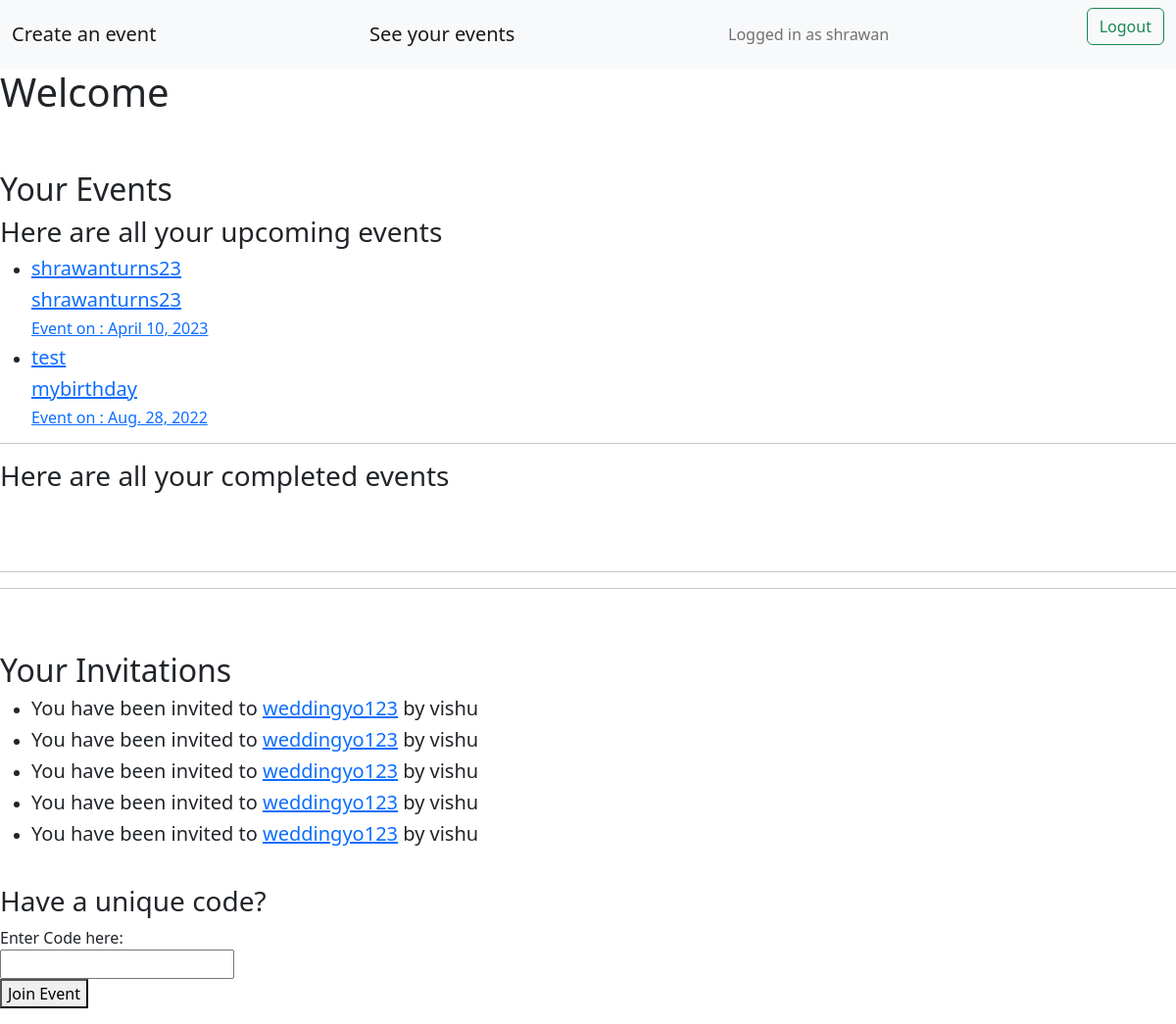
/allactions/ (signed in), run on the app's committed database.
### accounts/models.py (models this page shows, shortened)
class Account(AbstractBaseUser):
    email = models.EmailField(verbose_name="email",max_length=60,unique=True)
    username = models.CharField(max_length=30,unique=True)
    date_joined = models.DateTimeField(verbose_name="date joined",auto_now_add=True)
    last_login = models.DateTimeField(verbose_name="last login",auto_now=True)
    is_admin = models.BooleanField(default=False)
    is_active = models.BooleanField(default=True)
    is_staff = models.BooleanField(default=False)
    is_superuser = models.BooleanField(default=False)
    profile_image = models.ImageField(max_length=255,upload_to = get_profile_image_filepath, null = True, blank = True)
    hide_email = models.BooleanField(default=True)
    phone_number = PhoneNumberField(unique=True)
    USERNAME_FIELD = 'email'
    REQUIRED_FIELDS = ['username','phone_number']
    objects = MyAccountManager()
    def __str__(self):
        return self.username

### events/models.py (models this page shows, shortened)
class Event(models.Model):
    title = models.CharField(max_length=200)
    eventcode = models.CharField(max_length=50,primary_key=True)
    description = RichTextField(blank=True)
    eventtype = models.CharField(max_length=200)
    created = models.DateTimeField(auto_now_add=True)
    location = models.CharField(max_length=200)
    contactperson = models.CharField(max_length=200)
    contactpersonphone = PhoneNumberField()
    user = models.ForeignKey(Account,on_delete=models.CASCADE)
    mark_event_as_completed = models.BooleanField(default=False)
    image = models.ImageField(upload_to='events/images/',blank=True)
    invitation_email_subject = models.CharField(max_length=200, blank=True)
    invitation_email_content = RichTextField(blank=True)
    invitation_whatsapp_content = models.TextField(blank=True,null=True)
    invitation_image = models.ImageField(upload_to='events/images/',blank=True,null = True)
    eventstartdate = models.DateField()
    eventenddate = models.DateField()
    event_start_time = models.TimeField(default=datetime.time(00, 00))
    event_end_time = models.TimeField(blank = True,null=True)
    information_on_schedule = models.TextField(blank=True,null = True)
    event_venue_iframe = models.TextField(blank = True,null=True)
    event_venue_photo = models.ImageField(upload_to='events/images/',blank=True,null=True)
    eventrange = models.PositiveSmallIntegerField(default = 1)
    information_on_venue = models.TextField(blank=True,null = True)
    rsvp_option = models.BooleanField(default=True)
    scheduling_option = models.BooleanField(default=True)
    gallery_option = models.BooleanField(default=True)
    wishes_option = models.BooleanField(default=True)
    rsvp_code = models.CharField(max_length=7,blank=True)
    theme = models.CharField(max_length=50, choices=THEME_CHOICES, default='default-theme.css')
    def __str__(self):
        return self.eventcode

### invites/models.py (models this page shows, shortened)
class Invitation(models.Model):
    user = models.ForeignKey(Account,on_delete=models.CASCADE,related_name="invitee")
    eventcode = models.ForeignKey(Event,on_delete=models.CASCADE)
    invitation_from = models.ForeignKey(Account,on_delete=models.CASCADE,related_name="invitation_from")
    rsvp_done = models.BooleanField(default=False)
    rsvp_reject = models.BooleanField(default=False)
    remarks = models.CharField(max_length=300,blank=True)
    guest_count = models.DecimalField(max_digits=1, decimal_places=0,default = 1)
    name_for_invitation_without_registering = models.CharField(max_length=100,null=True,blank=True)
    email_for_invitation_without_registering = models.EmailField(null=True,blank=True)
    phone_for_invitation_without_registering = models.CharField(max_length=11,null=True,blank=True)

### invites/views.py (the view)
# urls.py: path('allactions/',views.allactions,name='allactions'),
@login_required
def allactions(request):
    check_existing_invites(request)
    events = Event.objects.filter(user = request.user, mark_event_as_completed=False)
    completed_events = Event.objects.filter(user = request.user, mark_event_as_completed=True).order_by('-eventstartdate')
    invitations = Invitation.objects.filter(user = request.user)
    return render(request,'invites/allactions.html',{'events':events,'completed_events':completed_events,'my_invitations':invitations})

### invites/views.py (called while the page is built, shortened)
def check_existing_invites(request):
    invitations = Invitee.objects.filter(invitee_email = request.user.email)
    invitations = Invitee.objects.filter(invitee_phone = request.user.phone_number)
    for invite in invitations:
        if invite.invitee.phone_number != request.user.phone_number:
            invite.invitee = request.user
            invite.save()
        eventcode = invite.eventcode
        invitation_from = Event.objects.filter(eventcode = eventcode)[0].user
        if len( Invitation.objects.filter(user = request.user,eventcode = invite.eventcode, invitation_from = invitation_from )) == 0:
            Invitation.objects.create(user = request.user,eventcode = invite.eventcode, invitation_from = invitation_from, guest_count = invite.invitee_guest_count )
            friendship_calculator(invitation_from,request.user)

### invites/templates/invites/allactions.html (shortened to what this page needs)
{% extends 'invites/base.html' %}
{% block content %}
<h1>Welcome</h1>
<h2>Your Events</h2>
<h3>Here are all your upcoming events</h3>
<ul>
    {% for event in events %}
    <li>
        <a href = "{% url 'viewevent' event.eventcode %}">
        <h5>{{ event.title }}</h5>
        <h5>{{ event.eventcode }}</h5>
        <h6>Event on : {{ event.eventstartdate }}</h6>
        </a>
    </li>
    {% endfor %}
</ul>
<hr>
<h3>Here are all your completed events</h3>
<br><br><hr><hr><br><br>
<h2>Your Invitations</h2>
<ul>
    {% for invitation in my_invitations %}
    <li>
        <h5>You have been invited to <a href ="{% url 'events:eventhomepage' invitation.eventcode %}">{{ invitation.eventcode }}</a> by {{ invitation.invitation_from }}</h5>
    </li>
    {% endfor %}
</ul>
<h3>Have a unique code?</h3>
<form method="POST" action="{% url 'joinevent'%}">
    <label>Enter Code here:</label><br>
    <input type="text" name="rsvp_code"><br>
    <button type="submit">Join Event</button>
</form>
{% endblock %}

### invites/templates/invites/base.html (shortened to what this page needs)
<link href="https://cdn.jsdelivr.net/npm/bootstrap@5.2.0/dist/css/bootstrap.min.css" rel="stylesheet">
{% if user.is_authenticated %}
    <nav class="navbar bg-light">
        <div class="container-fluid">
            <a class="navbar-brand" href = "{% url 'createevent' %}">Create an event</a>
            <a class="navbar-brand" href = "{% url 'allactions' %}">See your events</a>
            <span class="navbar-text">
                Logged in as {{ user.username }}
            </span>
            <form method="POST" action = "{% url 'logoutuser' %}">
                <button class="btn btn-outline-success" type="submit">Logout</button>
            </form>
        </div>
    </nav>
{% endif %}
{% block content%}{% endblock %}

### data on the page
Account: username "shrawan"
Event: title "shrawanturns23", eventcode "shrawanturns23", eventstartdate "April 10, 2023"
Event: title "test", eventcode "mybirthday", eventstartdate "Aug. 28, 2022"
Invitation: eventcode "weddingyo123", invitation_from "vishu"
Invitation: eventcode "weddingyo123", invitation_from "vishu"
Invitation: eventcode "weddingyo123", invitation_from "vishu"
Invitation: eventcode "weddingyo123", invitation_from "vishu"
Invitation: eventcode "weddingyo123", invitation_from "vishu"
